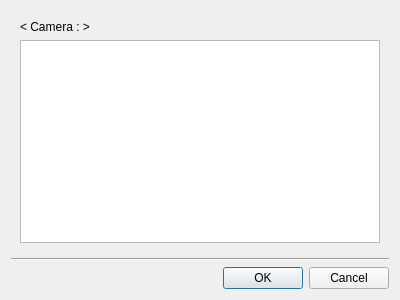
<?xml version="1.0" encoding="UTF-8"?>
<ui version="4.0">
 <class>CameraDiagnosticsDialog</class>
 <widget class="QDialog" name="CameraDiagnosticsDialog">
  <property name="geometry">
   <rect>
    <x>0</x>
    <y>0</y>
    <width>400</width>
    <height>300</height>
   </rect>
  </property>
  <layout class="QVBoxLayout" name="verticalLayout">
   <item>
    <widget class="QWidget" name="widget" native="true">
     <layout class="QVBoxLayout" name="verticalLayout_2">
      <item>
       <widget class="QLabel" name="titleLabel">
        <property name="text">
         <string notr="true">&lt; Camera : &gt;</string>
        </property>
       </widget>
      </item>
      <item>
       <widget class="QTextEdit" name="textEdit">
        <property name="cursorWidth">
         <number>0</number>
        </property>
        <property name="textInteractionFlags">
         <set>Qt::LinksAccessibleByKeyboard|Qt::LinksAccessibleByMouse|Qt::TextBrowserInteraction|Qt::TextSelectableByKeyboard|Qt::TextSelectableByMouse</set>
        </property>
       </widget>
      </item>
     </layout>
    </widget>
   </item>
   <item>
    <widget class="Line" name="line">
     <property name="orientation">
      <enum>Qt::Horizontal</enum>
     </property>
    </widget>
   </item>
   <item>
    <widget class="QDialogButtonBox" name="buttonBox">
     <property name="orientation">
      <enum>Qt::Horizontal</enum>
     </property>
     <property name="standardButtons">
      <set>QDialogButtonBox::Cancel|QDialogButtonBox::Ok</set>
     </property>
    </widget>
   </item>
  </layout>
 </widget>
 <resources/>
</ui>
